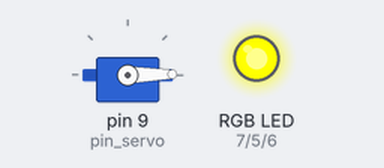
The sketch below on a simulated Arduino Uno, built with avr-gcc and run on an emulated ATmega328P. Parts: servo, an RGB LED mixed from three pins (HIGH = lit).

Above: at 0.1 s.
At 2.35 s:
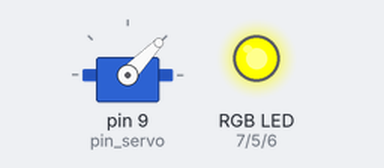
At 4.6 s:
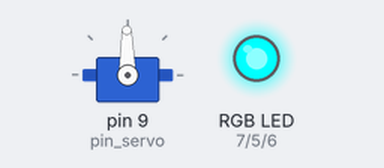
At 9.1 s:
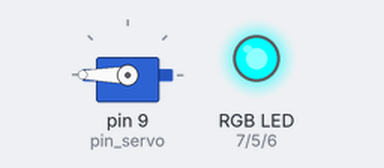
At 12.95 s:
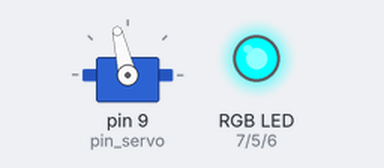
At 18.1 s:
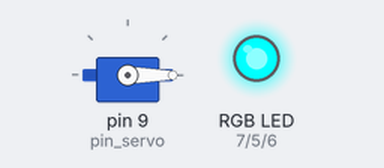
Timing chart, 0 to 20.8 s (numbered marks = the images above):
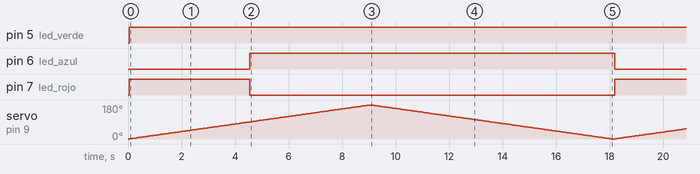

The sketch:

CambioDeColorDeLedRgbConServoMotorV1.ino
```cpp
// Incorporar librerías.
#include <Servo.h>

// Declarar variables.

int led_verde = 5;
int led_azul = 6;
int led_rojo = 7;

// Configuraciones de servo.
int pin_servo = 9;
Servo servo;
int angulo = 0;


void setup()
{
 // Nos sirve para configurar el pin de salida.

  pinMode(led_verde, OUTPUT);
  pinMode(led_azul, OUTPUT);
  pinMode(led_rojo, OUTPUT);
  servo.attach(pin_servo);
  Serial.begin(9600);
}


void loop()
{

  /*
       Hacemos un ciclo for en donde, la variable "ángulo" aumentara cada vez que se ejecute
       el bucle aumentando de "0" hasta llegar a "180", se realizara una validación con if en
       donde si ángulo es menor que "90" cambiara el color del led rgb y si no cumple con la
       condición cambiará de otro color el led.
  */

  for(angulo = 0;angulo <= 180; angulo += 1)
  {

   /*
     Con esta sentencia hacemos que el servo se vaya moviendo conforme al valor
     de ángulo cada 50 segundos.
   */
    servo.write(angulo);
    delay(50);

      if(angulo < 90){

        // Led rgb con color amarillo.
          digitalWrite(led_verde, 255);
          digitalWrite(led_azul, 0);
          digitalWrite(led_rojo, 255);

      }else{

        // Led rbg con color azul.
          digitalWrite(led_verde, 255);
          digitalWrite(led_azul, 255);
          digitalWrite(led_rojo, 0);

      }
   }


  /*
         Hacemos otro ciclo for en donde ahora si el valor anterior de ángulo es "180"
         decrementara 1 cada que se ejecuta, hasta llegar a "0".
  */

  for(angulo = 180; angulo >= 0; angulo -=1)
  {

   /*
     Con esta sentencia hacemos que el servo se vaya moviendo conforme al valor
     de ángulo cada 50 segundos.
   */
     servo.write(angulo);
     delay(50);
  }

}
```

Measured:
- by itself, pin 5 (led_verde): LOW → HIGH at 0.05 s
- by itself, pin 6 (led_azul): alternates HIGH for 13.6 s and LOW for 4.5 s
- by itself, pin 7 (led_rojo): alternates HIGH for 4.5 s and LOW for 13.6 s
